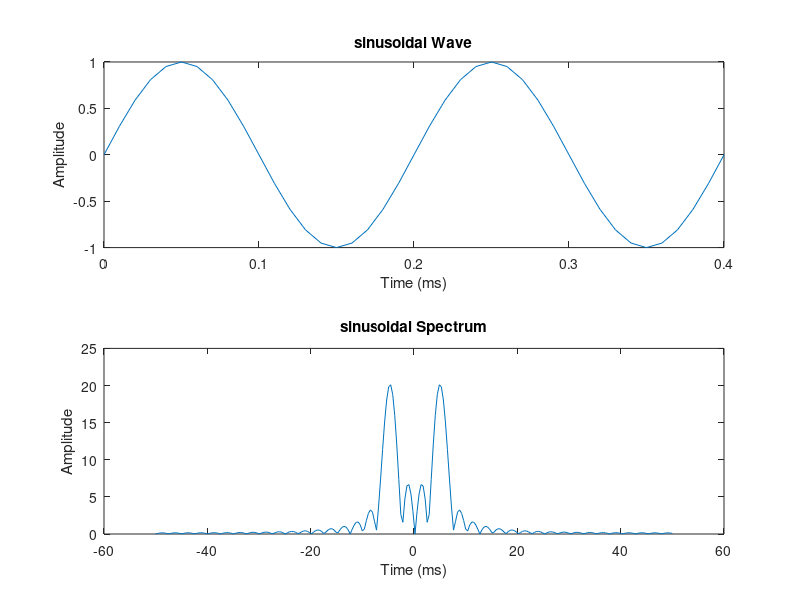

The MATLAB source for this figure:
clc;
close all;
clear All;
f0=input ('enter the frequency');
fs = 20*f0;
t=0:1/fs:2/f0;
x = sin(2*pi*f0*t);
subplot(211)
plot(t,x)
title('sinusoidal Wave')
xlabel('Time (ms)')
ylabel('Amplitude')
%frequency spectrum
Xk = fft(x,256);
xkm = fftshift(Xk);
magX = abs(xkm);
w=linspace(-fs/2,fs/2, 256);
subplot(212)
plot(w, magX)
title('sinusoidal Spectrum')
xlabel('Time (ms)')
ylabel('Amplitude')